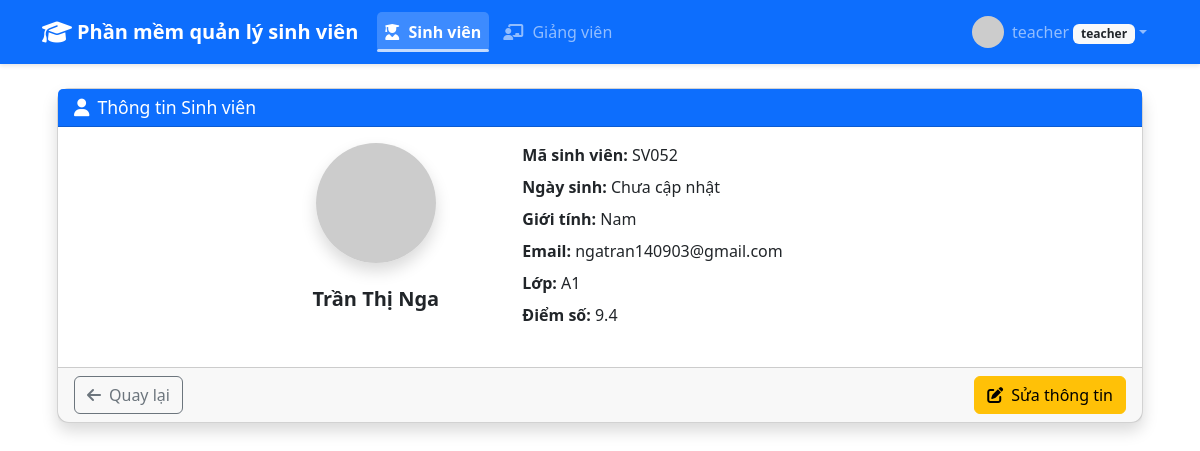
Page /students/82/view (signed in) on the committed database.
### app/models.py (models this page shows, shortened)
class User(db.Model, UserMixin):
    id = db.Column(db.Integer, primary_key=True)
    username = db.Column(db.String(64), unique=True, nullable=False)
    password_hash = db.Column(db.String(128), nullable=False)
    role = db.Column(db.String(20), nullable=False)
    email = db.Column(db.String(100), unique=True)
    fullname = db.Column(db.String(100))
    phone = db.Column(db.String(20))
    birthdate = db.Column(db.Date)
    gender = db.Column(db.String(10))
    avatar = db.Column(db.String(255))
    teacher_code = db.Column(db.String(20), unique=True)
    student_code = db.Column(db.String(20), unique=True)
    class_id = db.Column(db.Integer, db.ForeignKey('class.id'))
    score = db.Column(db.Float)
    updated_at = db.Column(db.DateTime, default=datetime.utcnow, onupdate=datetime.utcnow)
    reset_password_token = db.Column(db.String(128))
    reset_password_expires = db.Column(db.DateTime)
    classes = db.relationship('Class', secondary=teacher_class, backref='teachers')
    def can_manage_class(self, class_name):
        if self.role == 'admin':
            return True
        if self.role != 'teacher':
            return False
        return any(c.name == class_name for c in self.classes)

class Class(db.Model):
    id = db.Column(db.Integer, primary_key=True)
    name = db.Column(db.String(50), unique=True, nullable=False)
    students = db.relationship('User', backref='class_', lazy=True, foreign_keys='User.class_id')

### app/students/routes.py (the view)
@students_bp.route('/<int:id>/view')
@login_required
def view_student(id):
    student = User.query.filter_by(id=id, role='student').first_or_404()
    if not can_view_student(student):
        flash('Bạn không có quyền xem thông tin sinh viên này', 'danger')
        return redirect(url_for('students.student_list'))
    return render_template('students/view.html', student=student)

### app/__init__.py (called while the page is built)
@login_manager.user_loader
def load_user(user_id):
    from app.models import User
    return User.query.get(int(user_id))

### app/students/routes.py (called while the page is built)
def can_view_student(student):
    if current_user.role in ['admin', 'teacher']:
        return True
    if current_user.role == 'student':
        return current_user.id == student.id
    return False

### app/templates/students/view.html (shortened to what this page needs)
{% extends 'base.html' %}
{% block content %}
<div class="container mt-4 st_view">
    <div class="card shadow">
        <div class="card-header bg-primary text-white">
            <h6 class="mb-0" style="font-size:1.1rem;"><i class="fas fa-user me-2" style="font-size:1.1rem;"></i>Thông tin Sinh viên</h6>
        </div>
        <div class="card-body">
            <div class="row mb-3 justify-content-center">
                <div class="col-md-3 text-center">
                    <img src="{{ student.avatar or 'https://api.dicebear.com/7.x/adventurer/png?seed=student' }}" class="rounded-circle shadow mb-3" width="120" height="120" alt="Avatar">
                    <h5 class="fw-bold mt-2">{{ student.fullname }}</h5>
                </div>
                <div class="col-md-5">
                    <div class="mb-2"><strong>Mã sinh viên:</strong> {{ student.student_code }}</div>
                    <div class="mb-2"><strong>Ngày sinh:</strong> {% if student.birthdate %}{{ student.birthdate.strftime('%d/%m/%Y') }}{% else %}Chưa cập nhật{% endif %}</div>
                    <div class="mb-2"><strong>Giới tính:</strong> {{ student.gender or 'Chưa cập nhật' }}</div>
                    <div class="mb-2"><strong>Email:</strong> {{ student.email or 'Chưa cập nhật' }}</div>
                    <div class="mb-2"><strong>Lớp:</strong> {{ student.class_.name if student.class_ else 'Chưa phân lớp' }}</div>
                    <div class="mb-2"><strong>Điểm số:</strong> {% if student.score is not none %}{{ '%.1f'|format(student.score) }}{% else %}Chưa cập nhật{% endif %}</div>
                </div>
            </div>
        </div>
        <div class="card-footer">
            <div class="d-flex justify-content-between">
                <a href="{{ url_for('students.student_list') }}" class="btn btn-outline-secondary">
                    <i class="fas fa-arrow-left me-2"></i>Quay lại
                </a>
                <div class="d-flex gap-2">
                    {% if current_user.role != 'student' %}
                    <a href="{{ url_for('students.edit_student', id=student.id) }}" class="btn btn-warning">
                        <i class="fas fa-edit me-2"></i>Sửa thông tin
                    </a>
                    {% endif %}
                </div>
            </div>
        </div>
    </div>
</div>
{% endblock %}

### app/templates/base.html (shortened to what this page needs)
<!DOCTYPE html>
<html lang="vi">
<head>
    <link href="https://cdn.jsdelivr.net/npm/bootstrap@5.3.0-alpha1/dist/css/bootstrap.min.css" rel="stylesheet">
    <link rel="stylesheet" href="https://cdnjs.cloudflare.com/ajax/libs/font-awesome/6.1.1/css/all.min.css">
    <link rel="stylesheet" href="{{ url_for('static', filename='css/styles.css') }}">
</head>
<body>
    <nav class="navbar navbar-expand-lg navbar-dark bg-primary">
        <div class="container d-flex align-items-center justify-content-between">
            <span class="navbar-brand mb-0 d-flex align-items-center">
                <i class="fas fa-graduation-cap logo-icon"></i> Phần mềm quản lý sinh viên
            </span>
            <div class="collapse navbar-collapse" id="navbarNav">
                <ul class="navbar-nav">
                    {% if current_user.is_authenticated %}
                    {% if current_user.role == 'student' %}
                        <li class="nav-item">
                            <a class="nav-link {% if request.path.startswith('/students') %}active{% endif %}" href="{{ url_for('students.student_list') }}">
                                <i class="fas fa-user-graduate"></i> Sinh viên
                            </a>
                        </li>
                    {% else %}
                        <li class="nav-item">
                            <a class="nav-link {% if request.path.startswith('/students') %}active{% endif %}" href="{{ url_for('students.student_list') }}">
                                <i class="fas fa-user-graduate"></i> Sinh viên
                            </a>
                        </li>
                        {% if current_user.role == 'admin' or current_user.role == 'teacher' %}
                        <li class="nav-item">
                            <a class="nav-link {% if request.path.startswith('/teachers') %}active{% endif %}" href="{{ url_for('teachers.teacher_list') }}">
                                <i class="fas fa-chalkboard-teacher"></i> Giảng viên
                            </a>
                        </li>
                        {% endif %}
                    {% endif %}
                    {% endif %}
                </ul>
                <ul class="navbar-nav ms-auto">
                    {% if current_user.is_authenticated %}
                    <li class="nav-item dropdown">
                        <a class="nav-link dropdown-toggle d-flex align-items-center" href="#" id="userDropdown" role="button" data-bs-toggle="dropdown" aria-expanded="false">
                            <div class="user-avatar overflow-hidden me-2">
                                {% if current_user.avatar %}
                                    <img src="{{ current_user.avatar }}" alt="avatar" style="width:32px;height:32px;object-fit:cover;border-radius:50%;">
                                {% else %}
                                    <i class="fas fa-user fa-lg"></i>
                                {% endif %}
                            </div>
                            <span>{{ current_user.username }} <small class="badge bg-light text-dark">{{ current_user.role }}</small></span>
                        </a>
                    </li>
                    {% else %}
                    <li class="nav-item">
                        <a class="nav-link" href="{{ url_for('auth.login') }}">
                            <i class="fas fa-sign-in-alt"></i> Đăng nhập
                        </a>
                    </li>
                    {% endif %}
                </ul>
            </div>
        </div>
    </nav>
    <div class="custom-container mt-4">
        {% block content %}{% endblock %}
    </div>
</body>
</html>

### app/static/css/styles.css (style rules this page uses)
:root { --primary-color: #1e4db7; --hover-color: #1d4ed8; --bs-font-monospace: SFMono-Regular, Menlo, Monaco, Consolas, "Liberation Mono", "Courier New", monospace; --bs-font-cabin: Cabin, sans-serif; }
.navbar { box-shadow: 0 2px 4px rgba(0,0,0,0.1); }
.card { border-radius: 12px; transition: transform 0.2s ease; }
.custom-container { width: 100%; max-width: 100%; margin-left: auto; margin-right: auto; padding-left: 15px; padding-right: 15px; }
@media (min-width: 576px) { .custom-container { max-width: 540px; } }
@media (min-width: 768px) { .custom-container { max-width: 720px; } }
@media (min-width: 992px) { .custom-container { max-width: 960px; } }
@media (min-width: 1200px) { .custom-container { max-width: 1140px; } }
.navbar-nav .nav-link { padding: 0.5rem 1rem; border-radius: 5px; transition: all 0.3s; margin: 0 3px; }
.navbar-nav .nav-link i { margin-right: 5px; }
.navbar-nav .nav-link.active { background-color: rgba(255, 255, 255, 0.2); font-weight: 600; position: relative; }
.navbar-nav .nav-link.active::after { content: ''; position: absolute; bottom: 0; left: 0; width: 100%; height: 3px; background-color: rgba(255, 255, 255, 0.7); border-radius: 3px; }
body { overflow-x: hidden; }
.navbar { padding-top: 0.5rem; padding-bottom: 0.5rem; }
.logo-icon { font-size: 1.5rem; margin-right: 5px; vertical-align: middle; }
.navbar-brand { font-weight: 600; font-size: 1.25rem; margin-right: 1rem; }

### app/templates/students/view.html (style rules this page uses)
.st_view { margin-top: 40px; margin-bottom: 60px; }

### rows in the picture
User: username "teacher", role "teacher"
User: fullname "Trần Thị Nga", student_code "SV052", gender "Nam", email "ngatran140903@gmail.com", score "9.4"
Class: class_ "A1"
